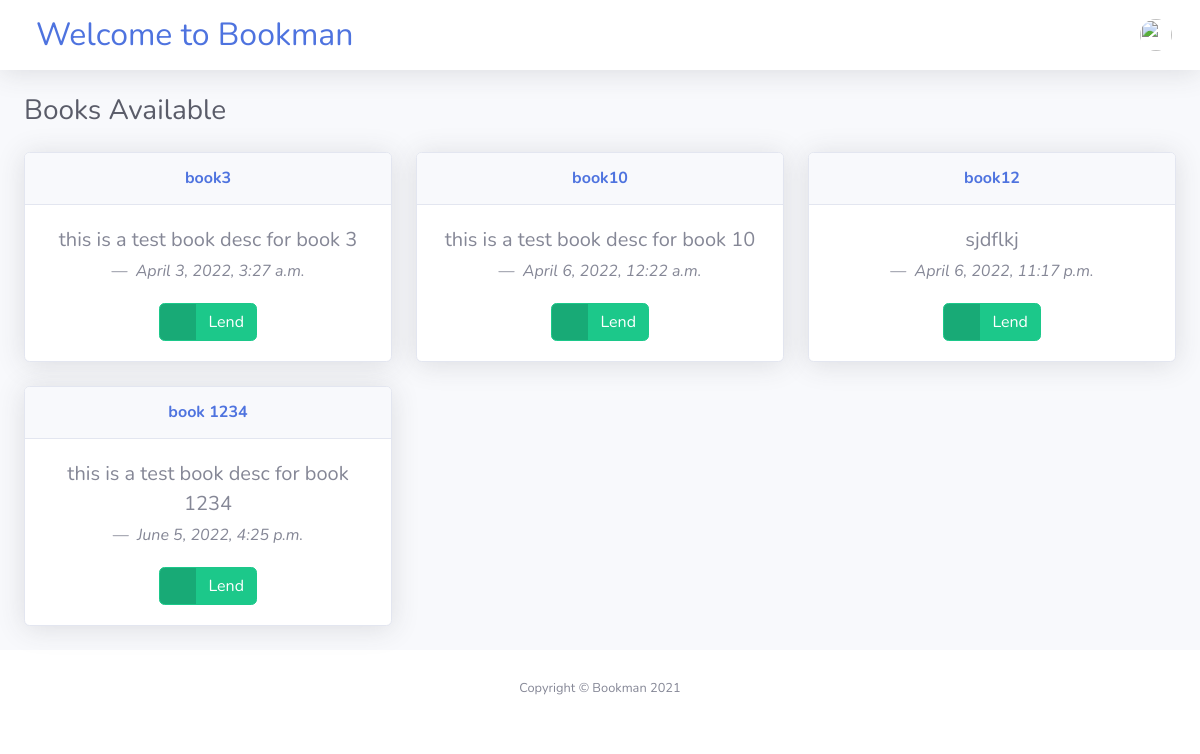
Screenshot of /reader with the database file from the repository.
### library/models.py (models this page shows, shortened)
class Book(models.Model):
    bname=models.TextField(max_length=30)
    bdesc=models.TextField(max_length=100)
    bdate=models.DateTimeField()
    bowner=models.TextField(max_length=30)

### library/views.py (the view)
# urls.py: path('reader',views.reader,name='reader'),
def reader(request):
    allBooks = Book.objects.all().filter(bowner='library')
    context = {'Books': allBooks}
    return render(request,'reader.html',context)

### templates/reader.html (shortened to what this page needs)
<!DOCTYPE html>
<html lang="en">
<head>
  {% load static %}
  <link href="{% static 'vendor/fontawesome-free/css/all.min.css' %}" rel="stylesheet" type="text/css">
  <link href='{% static "css/sb-admin-2.min.css"%}' rel="stylesheet">
  <link href='{% static "vendor/datatables/dataTables.bootstrap4.min.css"%}' rel="stylesheet">
</head>
<body id="page-top">
  <div id="wrapper">
    <div id="content-wrapper" class="d-flex flex-column">
      <div id="content">
        <nav class="navbar navbar-expand navbar-light bg-white topbar mb-4 static-top shadow">
          <h2 class="text-primary d-none d-sm-inline-block form-inline mr-auto ml-md-3 px-1 my-2 my-md-0 mw-100">
            Welcome to Bookman</h2>
          <ul class="navbar-nav ml-auto">
            <li class="nav-item dropdown no-arrow d-sm-none">
            <li class="nav-item dropdown no-arrow">
              <a class="nav-link dropdown-toggle" href="#" id="userDropdown" role="button" data-toggle="dropdown"
                aria-haspopup="true" aria-expanded="false">
                <img class="img-profile rounded-circle" src='{% static "img/undraw_profile.svg" %}'>
              </a>
            </li>
          </ul>
        </nav>
        <div class="container-fluid">
          <div class="d-sm-flex align-items-center justify-content-between mb-4">
            <h1 class="h3 mb-0 text-gray-800 ">Books Available</h1>
          </div>
          <div class="row">
            {% for Book in Books %}
            <div class="col-lg-4">
              <div class="card shadow mb-4">
                <div class="card-header py-3">
                  <h6 class="m-0 font-weight-bold text-primary text-center">{{Book.bname}}</h6>
                </div>
                <div class="card-body text-center pb-0 mb-0">
                  <blockquote class="blockquote text-center pb-0 mb-0">
                    <p class="mb-1">{{Book.bdesc}}</p>
                    <footer class="blockquote-footer"><cite title="Source Title"> {{Book.bdate}}</cite></footer>
                  </blockquote>
                </div>
                <div class="card-body text-center">
                  <form action="{% url 'lendbook' Book.id  %}" method="post">
                    <button type=submit class="btn btn-success btn-icon-split ">
                      <span class="icon text-white-50">
                        <i class="fas fa-arrow-right"></i>
                      </span>
                      <span class="text">Lend</span>
                    </button>
                  </form>
                </div>
              </div>
            </div>
            {% endfor %}
          </div>
        </div>
      </div>
      <footer class="sticky-footer bg-white">
        <div class="container my-auto">
          <div class="copyright text-center my-auto">
            <span>Copyright &copy; Bookman 2021</span>
          </div>
        </div>
      </footer>
    </div>
  </div>
</body>
</html>

### rows the page displays
Book: bname "book3", bdesc "this is a test book desc for book 3", bdate "April 3, 2022, 3:27 a.m."
Book: bname "book10", bdesc "this is a test book desc for book 10", bdate "April 6, 2022, 12:22 a.m."
Book: bname "book12", bdesc "sjdflkj", bdate "April 6, 2022, 11:17 p.m."
Book: bname "book 1234", bdesc "this is a test book desc for book 1234", bdate "June 5, 2022, 4:25 p.m."
